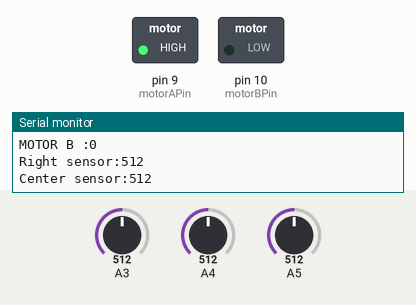
Bench run of a sketch on a simulated Arduino Uno, built with avr-gcc and run on an emulated ATmega328P. On the bench: switched loads named in the sketch (green lamp = pin HIGH), the last lines printed to the serial monitor. The inputs (shaded band) are chosen by the test bench; at power-on: A4 = 512, A3 = 512, A5 = 512.

Above: at 1.2 s.
1.3 s: A4 set to 891
2.8 s: A4 set to 912
At 3.5 s:
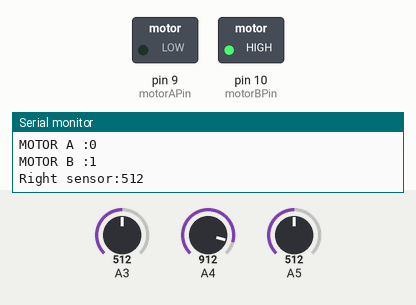
4.3 s: A3 set to 890
7.3 s: A3 set to 910
At 7.9 s:
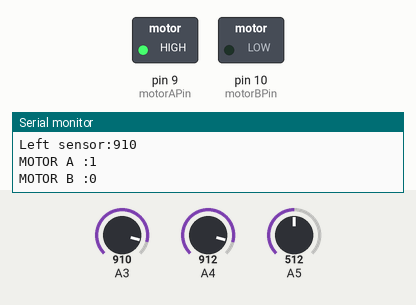
8.8 s: A5 set to 109
10.3 s: A5 set to 90
Timing chart, 0 to 13.3 s (numbered marks = the images above; inputs shaded):
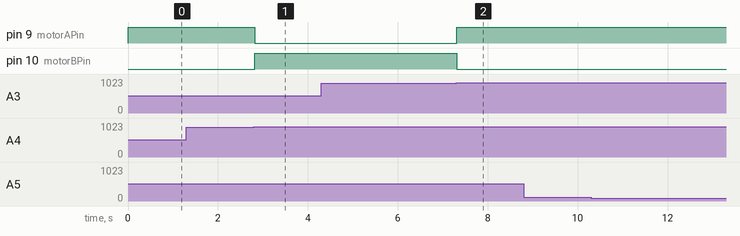

Measured:
- the behaviour switches between 899 and 900 on A4 (found by bisection; images 0 and 1)
- the behaviour switches between 899 and 900 on A3 (found by bisection; images 1 and 2)
- after the input at 2.8 s, pin 9 (motorAPin): HIGH → LOW at once; pin 10 (motorBPin): LOW → HIGH at once
- after the input at 7.3 s, pin 9 (motorAPin): LOW → HIGH at once; pin 10 (motorBPin): HIGH → LOW at once

The sketch:

IRandMOTOR.ino
```cpp
const int motorAPin = 9;
const int motorBPin = 10;
//val citita de senzori
int sensorValueL = 0;
int sensorValueC = 0;
int sensorValueR = 0;

void setup() {
  // pinii motoarelor A si B
  pinMode(motorAPin, OUTPUT);
  pinMode(motorBPin, OUTPUT);

  //pinii de la senzorul IR
  pinMode(A5,INPUT);
  pinMode(A4,INPUT);
  pinMode(A3,INPUT);

  Serial.begin(9600);
}

void loop() {
  //afisam valoarea senzorilor
  Serial.print("Right sensor:");
  Serial.println(analogRead(A5));

  Serial.print("Center sensor:");
  Serial.println(analogRead(A4));

  Serial.print("Left sensor:");
  Serial.println(analogRead(A3));

  sensorValueR = analogRead(A5);
  sensorValueC = analogRead(A4);
  sensorValueL = analogRead(A3);

  if(sensorValueC < 900){
    digitalWrite(motorAPin, HIGH);
    digitalWrite(motorBPin, HIGH);
    }

  if(sensorValueR<900){
    //verifica daca senzorul stang e pe banda neagra
    digitalWrite(motorAPin, HIGH);
    digitalWrite(motorBPin, LOW);
    }

   if(sensorValueL<900){
    //verifiva daca senzorul stang e pe banda neagra
    digitalWrite(motorAPin, LOW);
    digitalWrite(motorBPin, HIGH);
    }

    if(sensorValueC < 900 && sensorValueR<900 && sensorValueL<900){
    //mergi in dreapta pana gasesti iar banda neagra
    digitalWrite(motorAPin, HIGH);
    digitalWrite(motorBPin, LOW);
    }
    Serial.print("\nMOTOR A :");
    Serial.println(digitalRead(motorAPin));

    Serial.print("\nMOTOR B :");
    Serial.println(digitalRead(motorBPin));


}
```
